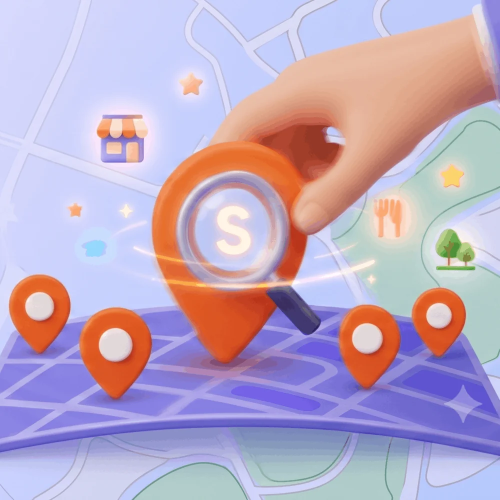
#> input picture assets/img/art-balad.webp, 1000 x 1000 px, given in place of home-en.png, which was not available (shown at 1/2 size)
$ python make_built_assets.py
#> lines starting #> are read from the running program, lines starting #| are printed output that depends on the picture
"""Copies and shrinks the pictures for the four "Built on my own" pages into assets/img/built/<slug>/.

    python3 make_built_assets.py ~/Documents

Reads each product's own repo (LuysMap, DikteGoo, HaftKhan, SafheGardan). Still images become WebP
at a sensible width; Haft Khan's animated character sprites and medals are copied as they are.
Needs Pillow.
"""
import os
import shutil
import sys
from PIL import Image

HERE = os.path.dirname(os.path.abspath(__file__))
OUT = os.path.abspath(os.path.join(HERE, "..", "..", "assets", "img", "built"))


def still(src, slug, name, w):
#> called with slug = 'luys-map', name = 'home', w = 600
    os.makedirs(os.path.join(OUT, slug), exist_ok=True)
    im = Image.open(src)
#> im is the input picture: PIL image 1000x1000 RGB; mean R, G, B 189, 170.9, 195.6
    im = im.convert("RGBA" if im.mode in ("RGBA", "LA", "P") and "transparency" in im.info or im.mode == "RGBA" else "RGB")
    if im.width > w:
        im = im.resize((w, round(im.height * w / im.width)), Image.LANCZOS)
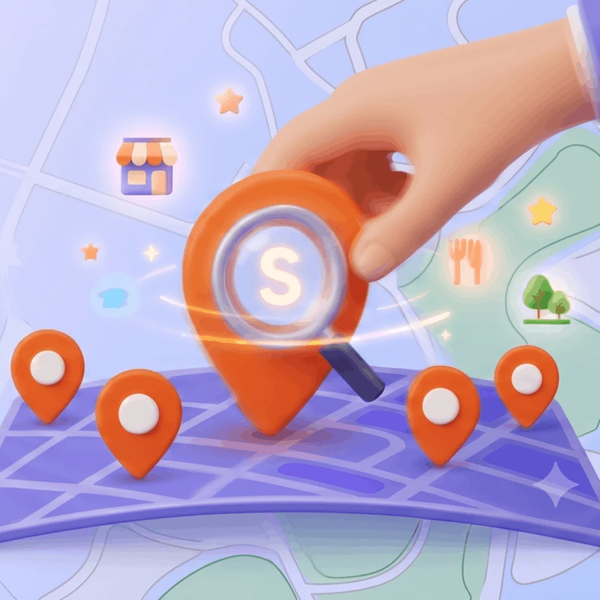
#> im: PIL image 600x600 RGB; mean R, G, B 189, 170.9, 195.6
    im.save(os.path.join(OUT, slug, name + ".webp"), "WEBP", quality=84, method=6)


def copy(src, slug, name):
    os.makedirs(os.path.join(OUT, slug), exist_ok=True)
    shutil.copyfile(src, os.path.join(OUT, slug, name))


def main(root):
    lm, em, hk, sg = (os.path.join(root, d) for d in ("LuysMap", "DikteGoo", "HaftKhan", "SafheGardan"))
    for n in ("home", "detail", "insights"):
        still(f"{lm}/design/shots/{n}-en.png", "luys-map", n, 600)
#> pass 2 of the loop in main, `for n in ("home", "detail", "insights"):`:
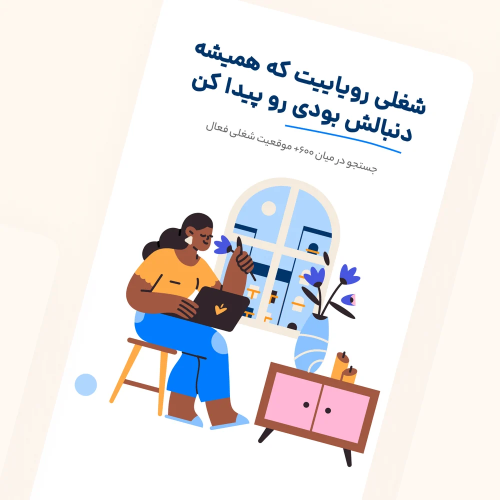
#> input picture assets/img/art-jobs.webp, 1000 x 1000 px, given in place of detail-en.png, which was not available (shown at 1/2 size)
#> in still, im is the input picture: PIL image 1000x1000 RGB; mean R, G, B 234.7, 231.8, 232.2
#> in still (call 2), `im = im.resize((w, round(im.height * w / im.width)), Image.LANCZOS)`:
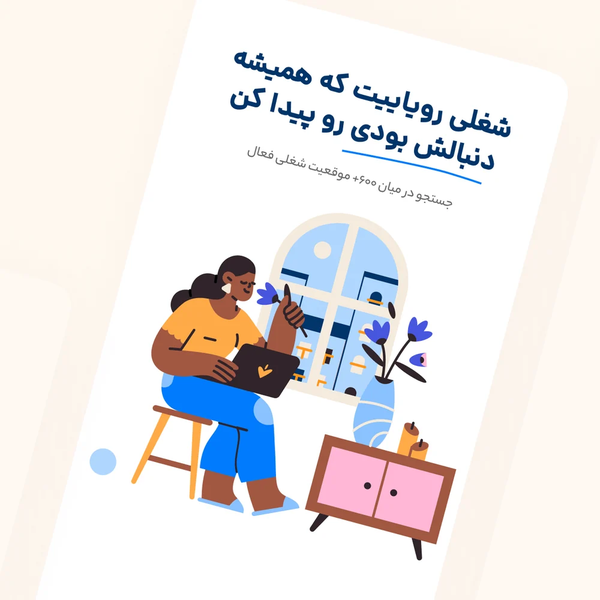
#> im: PIL image 600x600 RGB; mean R, G, B 234.7, 231.7, 232.2
    for lang in ("hy", "ru", "fa"):
        still(f"{lm}/design/shots/home-{lang}.png", "luys-map", f"home-{lang}", 480)
    still(f"{lm}/design/heat-tour/city-en.png", "luys-map", "heat-city", 1100)
    still(f"{lm}/design/heat-tour/street-en.png", "luys-map", "heat-street", 800)

    for n in ("01-welcome", "02-lessons", "03-setup", "04-dictate", "05-word-tap", "07-done"):
        still(f"{em}/design/assets/store/screens-raw/{n}.jpg", "emlagoo", n, 600)
    still(f"{em}/design/assets/store/icon-512.png", "emlagoo", "icon", 256)

    a = f"{hk}/site/assets"
    still(f"{a}/keyart.webp", "haftkhan", "keyart", 1600)
    still(f"{a}/map_journey.webp", "haftkhan", "journey", 2200)
    still(f"{a}/island_hero.webp", "haftkhan", "island", 1600)
    for n in ("0_title", "0_dialogue0", "00_menu", "13_play", "60_play"):
        still(f"{hk}/Screenshots/{n}.png", "haftkhan", n.lstrip("0_") or n, 1400)
    copy(f"{a}/logo_en.webp", "haftkhan", "logo.webp")
    for n in ("rostam", "rakhsh", "lion", "dragon", "witch", "olad", "arzhang", "whitediv", "kavus"):
        copy(f"{a}/anim/{n}.webp", "haftkhan", f"anim-{n}.webp")
    for f in sorted(os.listdir(a)):
        if f.startswith("ach_"):
            copy(f"{a}/{f}", "haftkhan", f.replace("_", "-"))

    o = f"{sg}/tools/out"
    for n in ("landscape-04-deck", "landscape-02-crates-canvas-only", "landscape-05-studio", "landscape-06-shop"):
        still(f"{o}/{n}.png", "safhegardan", n.replace("landscape-", "l-"), 1400)
    for n in ("portrait-01-crates", "portrait-04-deck", "portrait-05-studio", "android-04-deck"):
        still(f"{o}/{n}.png", "safhegardan", n.replace("portrait-", "p-").replace("android-", "dark-"), 560)
    for i in range(1, 9):   # the saved-place house: 1 all on, 2 power out, 3 water, 4 gas, 5 p+w, 6 p+g, 7 w+g, 8 all out
        still(f"{lm}/handoff/artifacts/house-3d/img/h{i}.jpg", "luys-map", f"house-{i}", 543)
    for n in ("night-en", "month-en"):
        still(f"{lm}/design/reports/out/{n}.jpg", "luys-map", f"report-{n}", 720)
    still(f"{lm}/design/tutorial/out/wide-off-en.jpg", "luys-map", "tutorial-wide-off", 720)
    # brand art for the covers: logos, icons, stickers, scenes
    still(f"{lm}/web/brand/bot-welcome.jpg", "luys-map", "brand-scene", 1280)
    still(f"{lm}/design/brand/channel-avatar.jpg", "luys-map", "brand-icon", 512)
    copy(f"{em}/design/assets/brand/app-icon.png", "emlagoo", "brand-icon.png")
    for n in ("pencil", "books", "star", "apple", "rabbit"):
        copy(f"{em}/design/assets/emoji/{n}-sticker.png", "emlagoo", f"sticker-{n}.png")
    still(f"{a}/header.webp", "haftkhan", "brand-scene", 1920)
    copy(f"{a}/icon.webp", "haftkhan", "brand-icon.webp")
    copy(f"{sg}/ios/Resources/Assets.xcassets/AppIcon.appiconset/icon-1024.png", "safhegardan", "brand-icon.png")
    print("done:", OUT)


if __name__ == "__main__":
#> (the run stopped early here; a loop or call above may not have finished)
